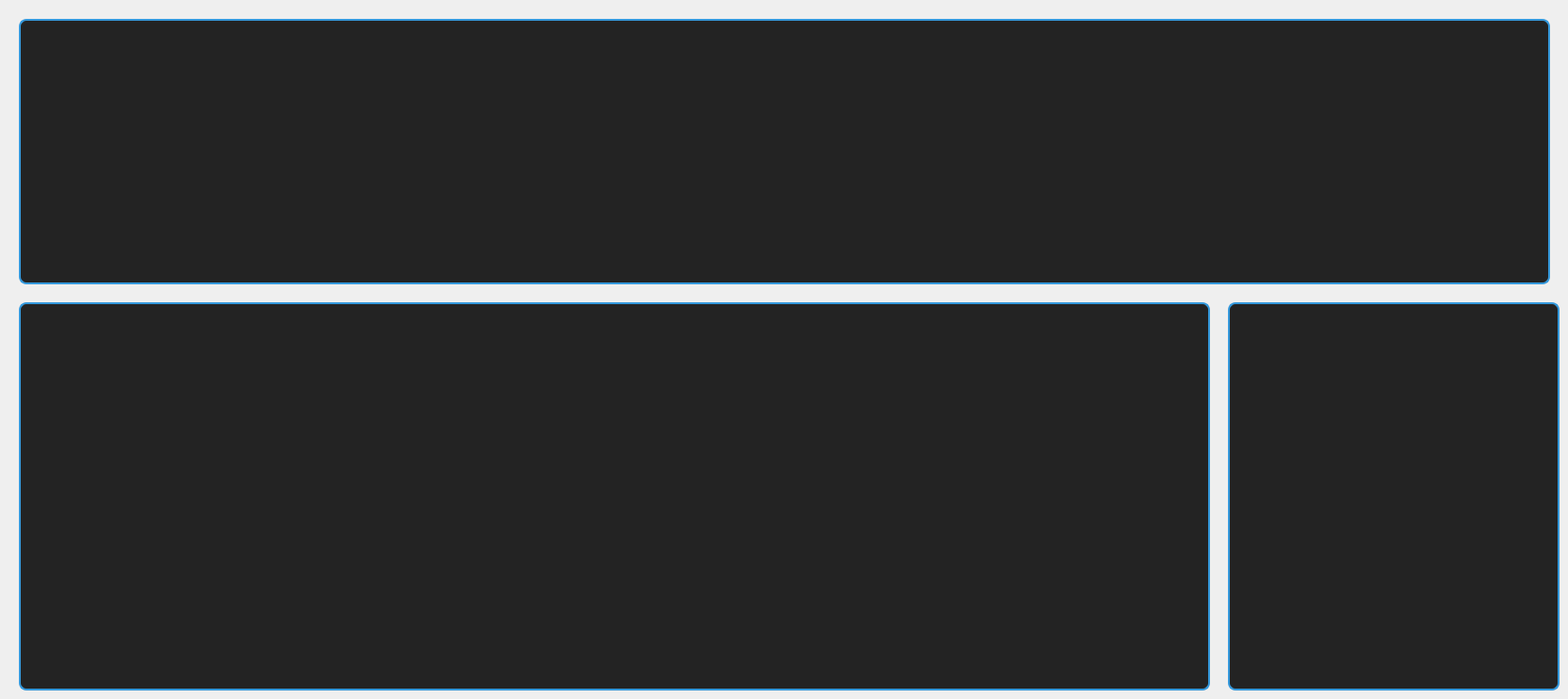
              <widget class="QWidget" name="tab">
               <attribute name="title">
                <string>Statistique</string>
               </attribute>
               <widget class="QFrame" name="frame_2">
                <property name="geometry">
                 <rect>
                  <x>20</x>
                  <y>20</y>
                  <width>1621</width>
                  <height>281</height>
                 </rect>
                </property>
                <property name="styleSheet">
                 <string notr="true">QFrame {
    background-color: #232323;
    border-radius: 8px;
    border: 2px solid #3498db;
}</string>
                </property>
                <property name="frameShape">
                 <enum>QFrame::Shape::StyledPanel</enum>
                </property>
                <property name="frameShadow">
                 <enum>QFrame::Shadow::Raised</enum>
                </property>
                <widget class="QWidget" name="holoStock" native="true">
                 <property name="geometry">
                  <rect>
                   <x>10</x>
                   <y>10</y>
                   <width>1601</width>
                   <height>261</height>
                  </rect>
                 </property>
                 <property name="minimumSize">
                  <size>
                   <width>220</width>
                   <height>220</height>
                  </size>
                 </property>
                </widget>
               </widget>
               <widget class="QFrame" name="frame_4">
                <property name="geometry">
                 <rect>
                  <x>20</x>
                  <y>320</y>
                  <width>1261</width>
                  <height>411</height>
                 </rect>
                </property>
                <property name="styleSheet">
                 <string notr="true">QFrame {
    background-color: #232323;
    border-radius: 8px;
    border: 2px solid #3498db;
}</string>
                </property>
                <property name="frameShape">
                 <enum>QFrame::Shape::StyledPanel</enum>
                </property>
                <property name="frameShadow">
                 <enum>QFrame::Shadow::Raised</enum>
                </property>
                <widget class="QWidget" name="chartStock" native="true">
                 <property name="geometry">
                  <rect>
                   <x>10</x>
                   <y>10</y>
                   <width>1241</width>
                   <height>391</height>
                  </rect>
                 </property>
                 <property name="minimumSize">
                  <size>
                   <width>220</width>
                   <height>220</height>
                  </size>
                 </property>
                </widget>
               </widget>
               <widget class="QFrame" name="frame_5">
                <property name="geometry">
                 <rect>
                  <x>1300</x>
                  <y>320</y>
                  <width>351</width>
                  <height>411</height>
                 </rect>
                </property>
                <property name="styleSheet">
                 <string notr="true">QFrame {
    background-color: #232323;
    border-radius: 8px;
    border: 2px solid #3498db;
}</string>
                </property>
                <property name="frameShape">
                 <enum>QFrame::Shape::StyledPanel</enum>
                </property>
                <property name="frameShadow">
                 <enum>QFrame::Shadow::Raised</enum>
                </property>
                <widget class="QWidget" name="curveStock" native="true">
                 <property name="geometry">
                  <rect>
                   <x>10</x>
                   <y>10</y>
                   <width>331</width>
                   <height>381</height>
                  </rect>
                 </property>
                 <property name="minimumSize">
                  <size>
                   <width>220</width>
                   <height>220</height>
                  </size>
                 </property>
                </widget>
               </widget>
              </widget>
